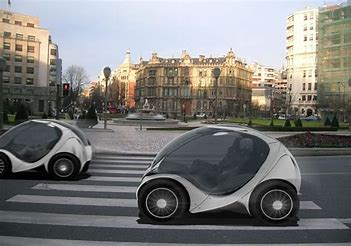
#> input picture data/car.jfif, 351 x 246 px, found by its file name
$ python cannyAlgo.py
#> lines starting #> are read from the running program, lines starting #| are printed output that depends on the picture; after the words box and inside, x2 and y2 are one past the last pixel; in counts of white or black regions, pixels touching at a corner belong together
import cv2, matplotlib.pyplot as plt

img=cv2.imread("./data/car.jfif")
#> img is the input picture: shape (246, 351, 3); mean B, G, R 121, 122.6, 123

edges=cv2.Canny(img,200,100)
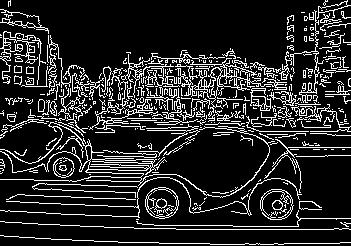
#> edges: shape (246, 351); 15.6% white in thin lines or dots

plt.figure(figsize=(8,5))
plt.subplot(121)
plt.axis("off")
plt.title("original")
plt.imshow(img[:,:,[2,1,0]])
plt.subplot(122)
plt.axis("off")
plt.title("edges")
plt.imshow(edges,cmap="gray")
plt.tight_layout()

plt.show()
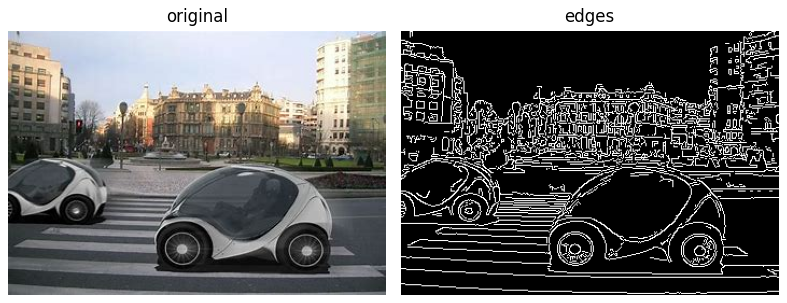
#> figure drawn by matplotlib, 2 panels
